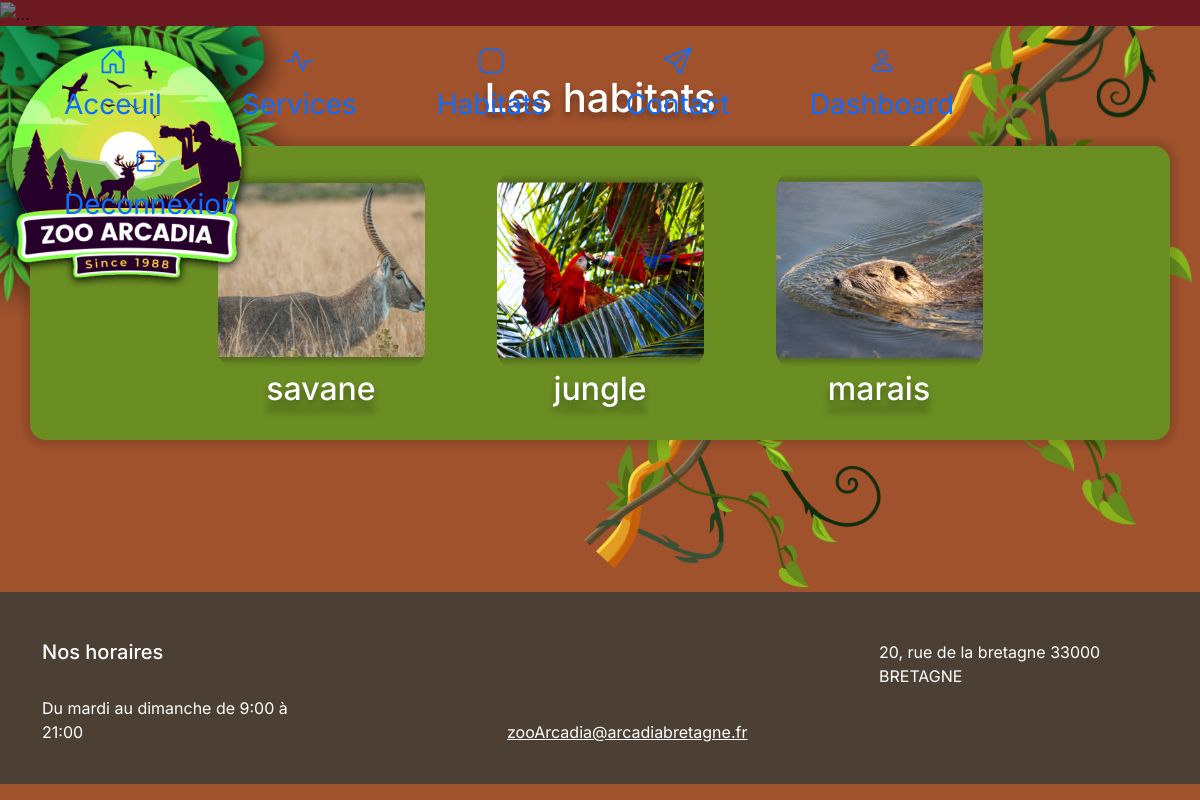
The page /pages/habitat.php (signed in) on the database its author committed.
### tables this page shows
CREATE TABLE habitat
(
    id integer AUTO_INCREMENT PRIMARY KEY,
    titre varchar(250) not null,
    images integer,
    liens varchar(250),
    foreign key (images) REFERENCES images(id)
);

CREATE TABLE images
(
    id integer AUTO_INCREMENT PRIMARY KEY,
    chemin varchar(250) null,
    infos varchar(250)
);

### lib/content-index.php (called while the page is built, shortened)
<?php
function getContentHabitat($pdo){
    $query=$pdo->prepare("SELECT * FROM habitat Left JOIN images on habitat.images =images.id;") ;
    $query->execute() ;
    $contentHabitats=$query->fetchAll(PDO::FETCH_ASSOC) ;
    return $contentHabitats;
};

### pages/habitat.php (the view, shortened to what this page needs)
<?php
    require_once "/xampp/htdocs/ZooArcadia/lib/pdo.php";
    require "/xampp/htdocs/ZooArcadia/lib/content-index.php";
    require_once  "/xampp/htdocs/ZooArcadia/templates/_header.php";
    $contentHabitats=getContentHabitat($pdo);
?>
<h1 class="text-center text-white pt-4 mb-4"> Les habitats</h1>
<div class="pb-3 ">
    <div class=" block-contain container rounded-4 mb-3">
        <div class="d-flex justify-content-center  ">
            <?php foreach($contentHabitats as $key =>$contentHabitat){
            ?>
                <div class="col-md-3 mb-md-0 p-md-4">
                    <a href="<?= $contentHabitat["liens"] ?>" class="d-flex flex-column container-fluid justify-center link-offset-2 link-underline link-underline-opacity-0 custom-img image-link">
                            <img src="<?= $contentHabitat["chemin"] ?>" class="habitat-img img-fluid" alt="image du zoo">
                            <h2 class="text-center text-white"><?= $contentHabitat["titre"] ?></h2>
                    </a>
                </div>
            <?php } ?>
        </div>
</div>
</div>
<?php  require_once "/xampp/htdocs/ZooArcadia/templates/_footer.php";

### rows shown on the page
habitat: images.chemin (picture), titre "savane"
habitat: images.chemin (picture), titre "jungle"
habitat: images.chemin (picture), titre "marais"

### other values the page prints
$navLink["title"] "Acceuil"
$navLink["title"] "Services"
$navLink["title"] "Habitats"
$navLink["title"] "Contact"
